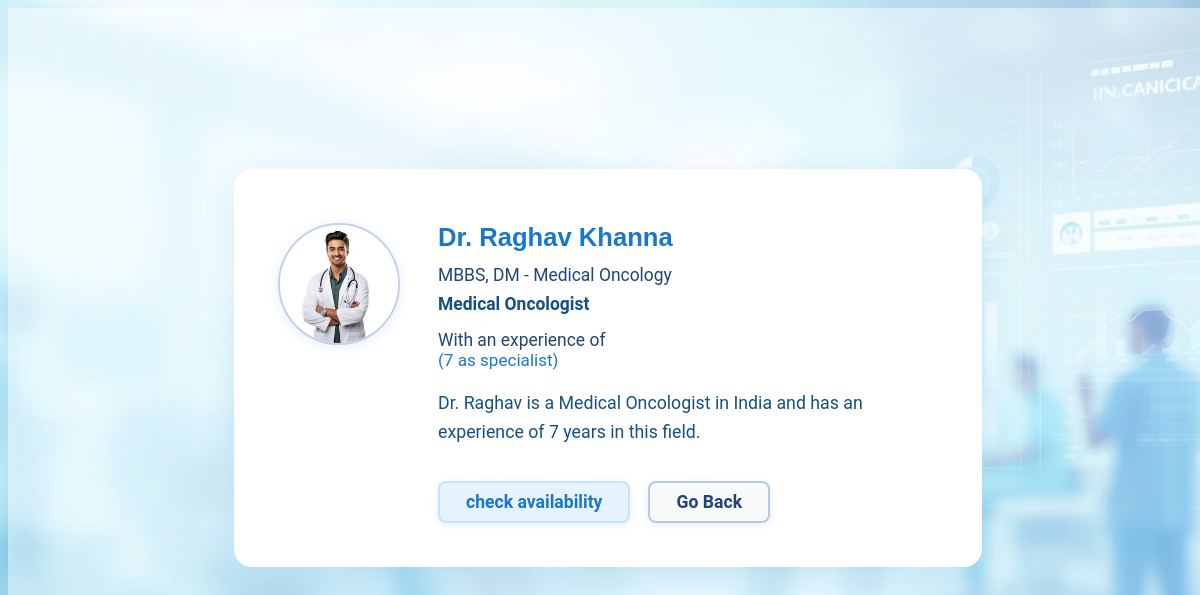
Screenshot of /dr_detail_card/2/1 (signed in) with the database file from the repository.
### application/models.py (models this page shows)
class Doctor(db.Model):
    id = db.Column(db.Integer, primary_key=True)
    username = db.Column(db.String(), unique=True, nullable=False)
    password = db.Column(db.String(), nullable=False)
    specialization = db.Column(db.Integer, db.ForeignKey('department.id'), nullable=False)
    experience=db.Column(db.Integer, nullable=False)
    type = db.Column(db.String(), nullable=False, default="doctor")
    full_name = db.Column(db.String(), nullable=False)
    bio = db.Column(db.String())
    doctor_qualifications = db.Column(db.String())
    doctor_role = db.Column(db.String())
    appointments = db.relationship('Appointment', backref='doctor',lazy=True)
    availability = db.relationship("Availability", backref="doctor", lazy=True)
    photo_filename = db.Column(db.String())
    is_active = db.Column(db.Boolean, nullable=False, default=True)

### application/controllers.py (the view)
@app.route("/dr_detail_card/<int:doctor_id>/<int:dept_id>")
def dr_detail_card(doctor_id, dept_id):
    doctor = Doctor.query.get_or_404(doctor_id)
    return render_template(
        "dr_detail_card.html",
        doctor=doctor,
        back_url=url_for('department_detail', dept_id=dept_id)
    )

### templates/dr_detail_card.html (shortened to what this page needs)
<!DOCTYPE html>
<html lang="en">
<head>
    <link rel="stylesheet" href="{{ url_for('static', filename='styles.css') }}">
</head>
<body class="doctor-detail-page">
  <div class="doctor-detail-card full-width">
    <div class="doctor-detail-content">
      <div class="doctor-photo">
        <img src="{{ url_for('static', filename='img/' ~ (doctor.photo_filename or 'profile_placeholder.png')) }}" alt="Doctor photo" />
      </div>
      <div class="doctor-info">
        <h2>Dr. {{doctor.full_name}}</h2>
        <div class="doctor-qual">{{doctor.doctor_qualifications}}</div>
        <div class="doctor-role">{{doctor.doctor_role}}</div>
        <div class="doctor-exp">
          With an experience of
          <br><span>({{doctor.experience}} as specialist)</span>
        </div>
        <div class="doctor-bio">
          {{doctor.bio}}
        </div>
        <div class="doctor-actions">
             <a href="{{ url_for('dr_avail') }}" class="doctor-btn">check availability</a>
             <a href="{{ back_url }}"
              class="doctor-btn secondary">
              Go Back
            </a>
        </div>
      </div>
    </div>
</div>
</body>
</html>

### static/styles.css (style rules this page uses)
:root { --default-font: "Roboto", system-ui, -apple-system, "Segoe UI", Roboto, "Helvetica Neue", Arial, "Noto Sans", "Liberation Sans", sans-serif, "Apple Color Emoji", "Segoe UI Emoji", "Segoe UI Symbol", "Noto Color Emoji"; --heading-font: "Poppins", sans-serif; --nav-font: "Raleway", sans-serif; }
:root { --background-color: #ffffff; --default-color: #444444; --heading-color: #2c4964; --accent-color: #1977cc; --surface-color: #ffffff; --contrast-color: #ffffff; }
:root { --nav-color: #2c4964; --nav-hover-color: #1977cc; --nav-mobile-background-color: #ffffff; --nav-dropdown-background-color: #ffffff; --nav-dropdown-color: #2c4964; --nav-dropdown-hover-color: #1977cc; }
:root { scroll-behavior: smooth; }
body { color: var(--default-color); background-color: var(--background-color); font-family: var(--default-font); }
a { color: var(--accent-color); text-decoration: none; transition: 0.3s; }
h1, h2, h3, h4, h5, h6 { color: var(--heading-color); font-family: var(--heading-font); }
.doctor-detail-page { min-height: 100vh; width: 100vw; background: url('img/patient-dash-bg.jpg') center center/cover no-repeat; position: relative; }
.doctor-detail-page::before { content: ""; position: absolute; top: 0; left: 0; width: 100vw; height: 100vh; background: rgba(255,255,255,0.45); z-index: 1; pointer-events: none; }
.doctor-detail-page .doctor-detail-card.full-width { width: 100vw; min-height: 90vh; display: flex; align-items: center; justify-content: center; background: transparent; box-shadow: none; margin: 0; padding: 0; position: relative; z-index: 2; }
.doctor-detail-page .doctor-detail-content { background: #fff; border-radius: 18px; box-shadow: 0 6px 32px rgba(25,119,204,0.12); padding: 54px 54px 44px 44px; display: flex; gap: 38px; align-items: flex-start; max-width: 650px; width: 95vw; }
.doctor-detail-page .doctor-photo img { width: 118px; height: 118px; border-radius: 50%; object-fit: cover; background: #f3f5f9; border: 2.5px solid #c6d0e6; box-shadow: 0 2px 12px rgba(25,119,204,0.12); }
.doctor-detail-page .doctor-info { flex: 1; display: flex; flex-direction: column; gap: 9px; }
.doctor-detail-page .doctor-info h2 { font-family: 'Poppins', sans-serif; color: #1977cc; margin: 0; margin-bottom: 4px; font-size: 1.6em; }
.doctor-detail-page .doctor-qual, .doctor-detail-page .doctor-role, .doctor-detail-page .doctor-exp, .doctor-detail-page .doctor-exp span { color: #234478; font-size: 1.09em; }
.doctor-detail-page .doctor-role { color: #155083; margin-bottom: 7px; font-weight: 600; }
.doctor-detail-page .doctor-exp span { color: #1977cc; font-size: 0.98em; }
.doctor-detail-page .doctor-bio { color: #155083; font-size: 1.11em; line-height: 1.65; margin-top: 10px; margin-bottom: 7px; }
.doctor-detail-page .doctor-actions { display: flex; gap: 18px; margin-top: 18px; }
.doctor-detail-page .doctor-btn { background: #e6f2fd; color: #1977cc; border: 2px solid #c7e2fe; border-radius: 8px; font-weight: 600; font-size: 1.1em; padding: 9px 26px; cursor: pointer; transition: background 0.14s, color 0.12s, box-shadow 0.12s; box-shadow: 0 2px 8px rgba(25,119,204,0.10); }
.doctor-detail-page .doctor-btn.secondary { background: #f7f9fa; color: #234478; border-color: #b8c8e6; }

### rows the page displays
Doctor: photo_filename (picture), full_name "Raghav Khanna", doctor_qualifications "MBBS, DM - Medical Oncology", doctor_role "Medical Oncologist", experience "7", bio "Dr. Raghav is a Medical Oncologist in India and has an experience of 7 years in this field."
